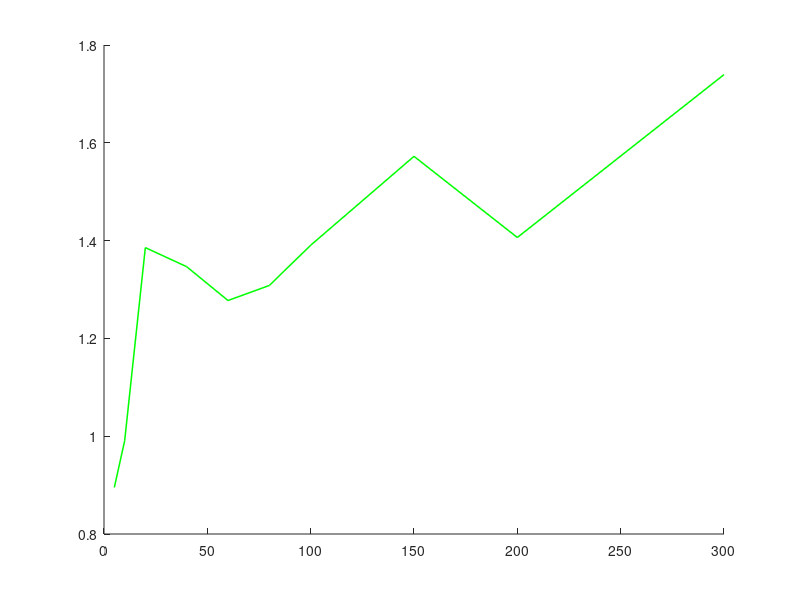

Recreate this plot in MATLAB. (Note: this script raises an error after producing the figure.)
%% ---- Monte carlo performanced visualization ---- %%
load('data/data.mat')
% ---- fig1 ---- %
figure(1);
hold on;
plot(Nzs(1:10), nn_mse_over_n(1:10),'color','green','LineWidth',1.1);
plot(Nzs(1:10), nn_mse_over_n(1:10) + sqrt(nn_var_over_n(1:10)),'--','color','green','LineWidth',0.8);

plot(Nzs(1:10), tn_mse_over_n(1:10),'color','blue','LineWidth',1.1);
plot(Nzs(1:10), tn_mse_over_n(1:10) + sqrt(tn_var_over_n(1:10)),'--','color','blue','LineWidth',0.8);
for ii = 1:size(cn_mse_over_n,1)
    plot(Nzs(1:10), cn_mse_over_n(ii,1:10),'color','black','LineWidth',ii*0.35);
end
plot(Nzs(1:6), dn_mse_over_n(1:6),'color','red', 'LineWidth',1.1);
plot(Nzs(1:6), dn_mse_over_n(1:6) + sqrt(dn_var_over_n(1:6)),'--','color','red','LineWidth',0.8);
xlim([5,300]);
xlabel('nodes');
ylabel('MSE');
set(gca,'Yscale','log')
set(gcf,'Position',[0 0 1000 800])

% ---- fig2 ---- %
figure(2);
hold on;
plot(Nzs(1:17),  sqrt(nn_var_over_n(1:17)),'color','green','LineWidth',1.1);
plot(Nzs(1:17),  sqrt(tn_var_over_n(1:17)),'color','blue','LineWidth',1.1);
plot(Nzs(1:7),  sqrt(dn_var_over_n(1:7)),'color','red','LineWidth',1.1);
xlim([5,800]);
ylim([0.0,20]);
set(gcf,'Position',[0 0 1000 800])
xlabel('nodes');
ylabel('Var');

% ---- fig3 ---- %
figure(3);
t = 1:99;
hold on;
plot(t, nn_mse_temp_o(t),'color','green','LineWidth',1.1);
plot(t, tn_mse_temp_o(t),'color','blue','LineWidth',1.1);
plot(t, dn_mse_temp_o(t),'color','red','LineWidth',1.1);
for ii = 1:size(cn_mse_over_n,1)
    plot(t, cn_mse_temp_o(ii,t),'color','black','LineWidth',ii*0.35);
end
xlim([1,30]);
ylim([0,3]);
xlabel('k');
ylabel('MSE');
set(gca,'Yscale','log')
set(gcf,'Position',[0 0 1000 800])

% ---- fig4 ---- %
figure(4);
hold on;
plot(Nzs(1:6), dn_time_over_n(1:6),'color','red','LineWidth',1.1);
plot(Nzs(1:10), tn_time_over_n(1:10),'color','blue','LineWidth',1.1);
xlim([5,300]);
xlabel('nodes');
ylabel('time');
set(gcf,'Position',[0 0 1000 800])


%% ---- Network configuration visualization ---- %%
load('data/network_data.mat')
%node_pose = unifrnd(-10,10,100,2);

% ---- fig5 ---- %
figure(5);
hold on;
plot(target_path(:,1), target_path(:,2),'color', 'red','LineWidth',1.1); 
plot(node_pose(:,1), node_pose(:,2),'.b', 'MarkerSize', 15); 
xlim([-10,10]);
ylim([-10,10]);
xlabel('x');
ylabel('y');
axis square;
set(gcf,'Position',[0 0 1000 800])

% ---- fig6---- %
figure(6);
imagesc(A);
axis image;
set(gca, 'ydir', 'normal' )

c = colorbar('FontSize', 8);
ax = gca;
axpos = ax.Position;
cpos = c.Position;
cpos(3) = 0.5*cpos(3);
cpos(1) = 1.01*cpos(1);
c.Position = cpos;
ax.Position = axpos;


set(gcf,'Position',[0 0 1000 800])
